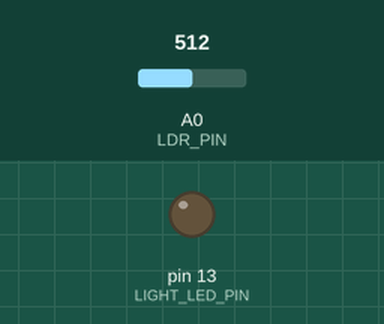
Bench run of a sketch on a simulated Arduino Uno, built with avr-gcc and run on an emulated ATmega328P. Parts: output pins drawn as LEDs (lit = HIGH). Inputs (shaded band) come from the test bench; at power-on: A0 (LDR_PIN) = 512.

Above: at 4.8 s.
4.9 s: A0 (LDR_PIN) set to 412
7.9 s: A0 (LDR_PIN) set to 388
At 8.7 s:
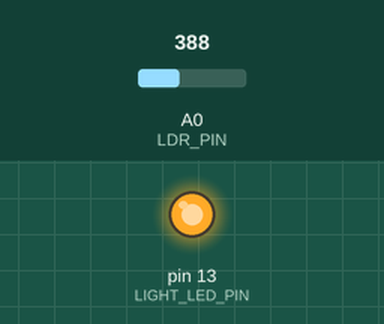
10.9 s: A0 (LDR_PIN) set to 410
At 12.9 s:
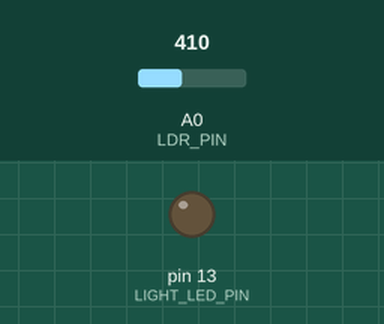
13.9 s: A0 (LDR_PIN) set to 390
At 14.5 s:
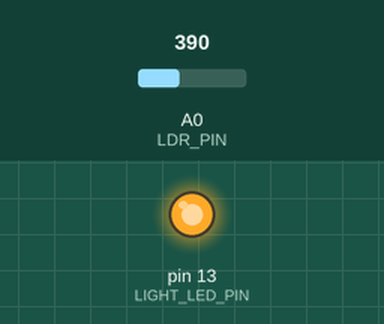
Timing chart, 0 to 16.9 s (numbered marks = the images above; inputs shaded):
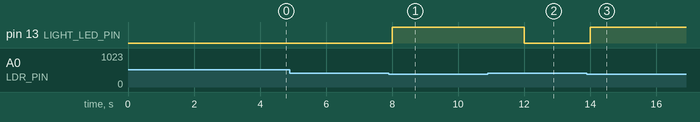

Measured:
- the behaviour switches between 400 and 399 on A0 (LDR_PIN) (found by bisection; images 0 and 1)
- after the input at 4.9 s, every drawn part: stays the same
- after the input at 7.9 s, pin 13 (LIGHT_LED_PIN): LOW → HIGH after 0.10 s
- after the input at 10.9 s, pin 13 (LIGHT_LED_PIN): HIGH → LOW after 1.1 s
- after the input at 13.9 s, pin 13 (LIGHT_LED_PIN): LOW → HIGH after 0.10 s

The sketch:

Arduino_2_Lighting.ino
```cpp
const int LDR_PIN = A0;
const int LIGHT_LED_PIN = 13;
const int LIGHT_THRESHOLD = 400; //depending on room darkness (0-1023)

unsigned long lastSensorUpdateTime = 0;
int ldrValue = 0;

void setup() {
  Serial.begin(9600);

  pinMode(LIGHT_LED_PIN, OUTPUT);
  digitalWrite(LIGHT_LED_PIN, LOW);
}

void loop() {
  //SENSOR READING (Updates every 2 seconds) ===
  if (millis() - lastSensorUpdateTime >= 2000) {
    lastSensorUpdateTime = millis();
    ldrValue = analogRead(LDR_PIN);

    // Light automation execution
    if (ldrValue < LIGHT_THRESHOLD) {
      digitalWrite(LIGHT_LED_PIN, HIGH);
    } else {
      digitalWrite(LIGHT_LED_PIN, LOW);
    }
  }
}
```
